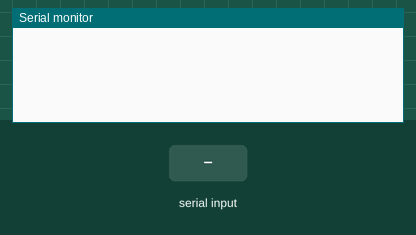
A sketch run on a simulated ESP32. Shown: the last lines printed to the serial monitor. The inputs (shaded band) are chosen by the test bench.

Above: at 1.2 s.
1.3 s: "90,45\n" received over Serial
At 2.5 s:
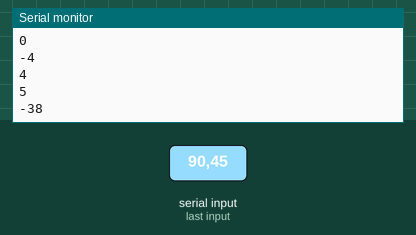
2.8 s: "30,150\n" received over Serial
At 3.9 s:
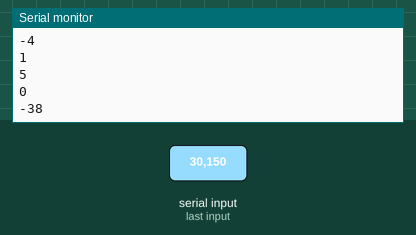
Timing chart, 0 to 5.8 s (numbered marks = the images above; inputs shaded):
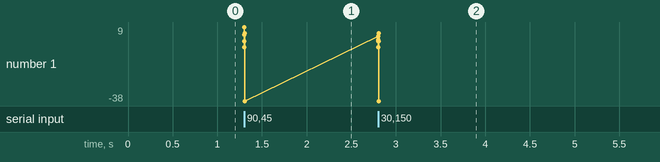

Measured:
- after the input at 1.3 s, the serial monitor: prints a new line at once (image 1)
- after the input at 2.8 s, the serial monitor: prints a new line at once (image 2)

The sketch:

Serial_read.ino
```cpp
char incomb = 0;
int num = 0;

void setup() {
  // put your setup code here, to run once:
  Serial.begin(9600);
}


void loop() {
  // put your main code here, to run repeatedly:
 if(Serial.available()>0){
  incomb = Serial.read();
  num = incomb - '0';
  Serial.print(num);
  Serial.print('\n');
 }
}
```
